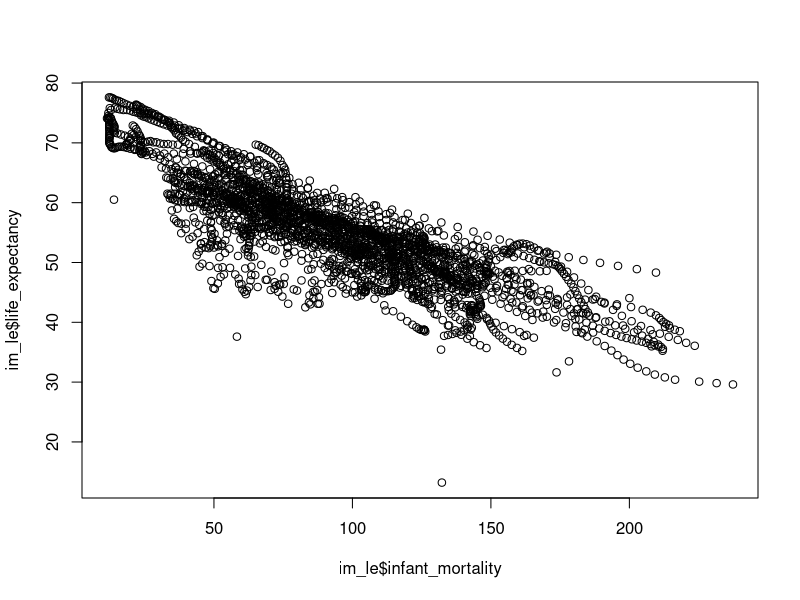
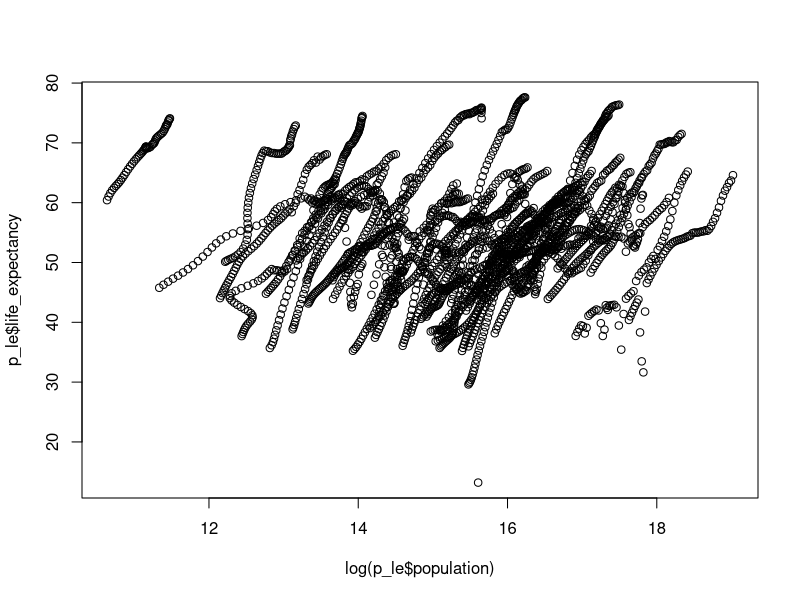
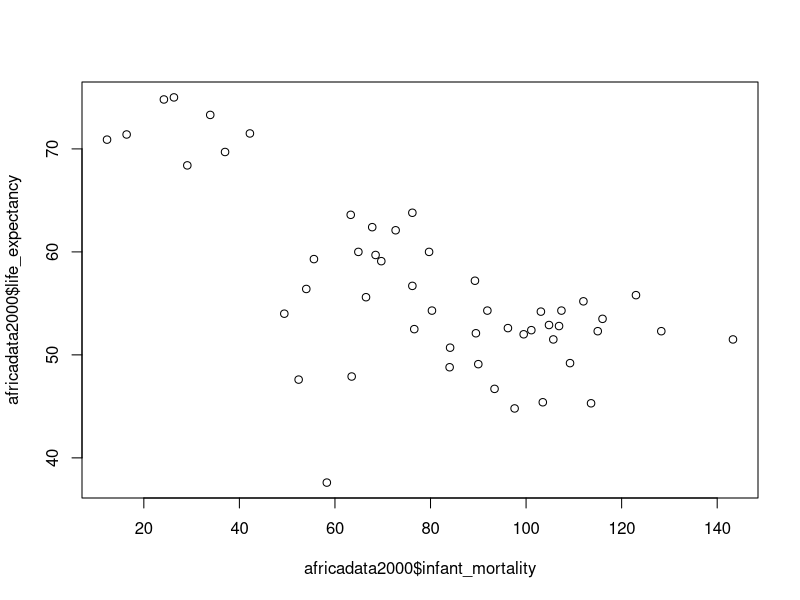
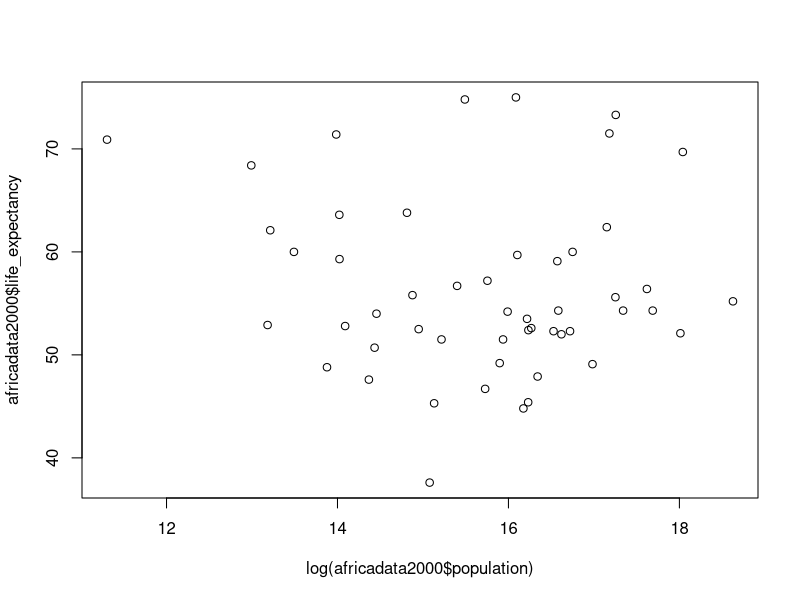

Write R code to recreate these figures, in order.
## ---- chunk 1
# Loads the dslabs and tidyverse packages
library(dslabs)
library(tidyverse)

# view gapminder help file
help(gapminder)

# view data structure
str(gapminder)
## ---- chunk 2
# summary statistics for the data
summary(gapminder)
## ---- chunk 3
# get the object type of the data
class(gapminder)
## ---- chunk 4
# seperate out Africa data
africadata <- gapminder %>% filter(continent == 'Africa')

# view data structure
str(africadata)

# summary statistics for the data
summary(africadata)
## ---- chunk 5
# keep only infant_mortality and life_expectancy columns and save as im_le
im_le <- africadata %>% select(infant_mortality,life_expectancy)

# view data structure
str(im_le)

# summary statistics for the data
summary(im_le)
## ---- chunk 6
# keep only population and life_expectancy columns and save as p_le
p_le <- africadata %>% select(population,life_expectancy)

# view data structure
str(p_le)

# summary statistics for the data
summary(p_le)
## ---- chunk 7
# create a scatter plot of life_expenctancy as a function of infant_mortality
plot(im_le$infant_mortality, im_le$life_expectancy)
## ---- chunk 8
# create a scatter plot of life_expenctancy as a function of the natural log of population
plot(log(p_le$population), p_le$life_expectancy)
## ---- chunk 9
# filter africadata to only include rows with no data for infant_mortality and then get the count of year values.
africadata %>% filter(is.na(infant_mortality)) %>% count(year)
## ---- chunk 10
# seperate out data from 2000
africadata2000 <- africadata %>% filter(year == 2000)

# view data structure
str(africadata2000)

# summary statistics for the data
summary(africadata2000)
## ---- chunk 11
# create a scatter plot of life_expenctancy as a function of infant_mortality
plot(africadata2000$infant_mortality, africadata2000$life_expectancy)
## ---- chunk 12
# create a scatter plot of life_expenctancy as a function of the natural log of population
plot(log(africadata2000$population), africadata2000$life_expectancy)
## ---- chunk 13
# linear regression of life_expectancy by infant_mortality
fit1 <- lm(life_expectancy ~ infant_mortality, data=africadata2000)

# linear regression of life_expectancy by population
fit2 <- lm(life_expectancy ~ population, data=africadata2000)

# summary of the infant_mortality model
summary(fit1)
## ---- chunk 14
# summary of the population model
summary(fit2)
